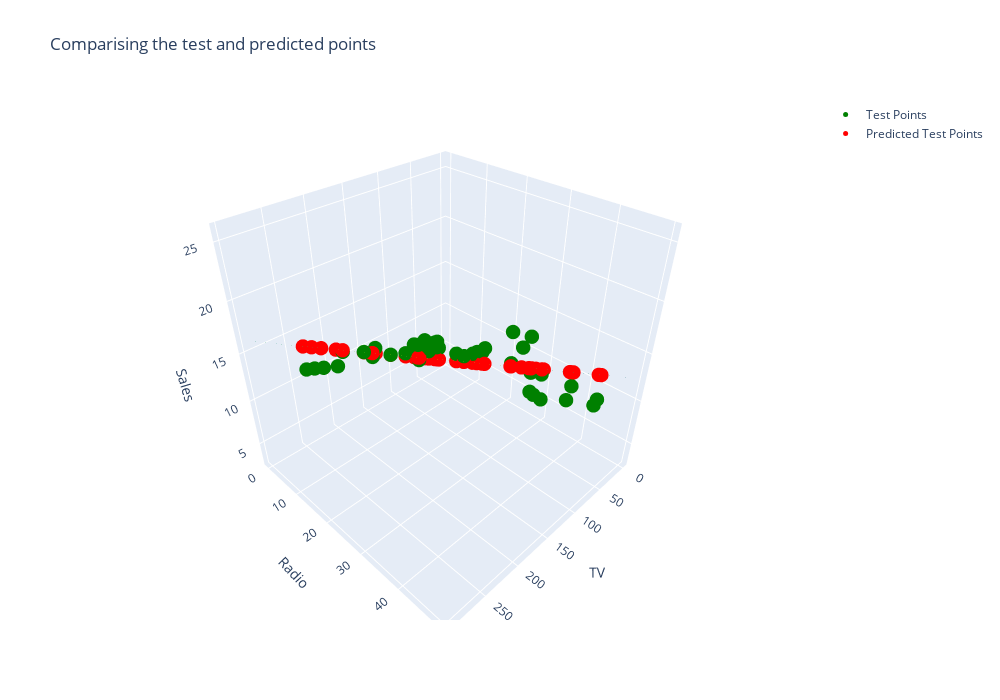

Notebook code cell kept with this figure:
### Code cell
# Meshgrid for plotting the regression surface
x0_range = np.linspace(X[:, 0].min(), X[:, 0].max(), 30)
x1_range = np.linspace(X[:, 1].min(), X[:, 1].max(), 30)
x0_grid, x1_grid = np.meshgrid(x0_range, x1_range)
xy_grid = np.c_[x0_grid.ravel(), x1_grid.ravel()]
y_grid = model.predict(xy_grid).reshape(x0_grid.shape)

fig = go.Figure()

fig.add_trace(go.Scatter3d(
    x = X_test[:, 0], y = X_test[:, 1], z = y_test, mode = 'markers', marker = dict(size = 5, color = 'green'), 
    name = 'Test Points'
))

fig.add_trace(go.Scatter3d(
    x = X_test[:, 0], y = X_test[:, 1], z = y_pred, mode = 'markers', marker = dict(size = 5, color = 'red'),
    name = 'Predicted Test Points'
))

fig.add_trace(go.Surface(
    x = x0_grid, y = x1_grid, z = y_grid, colorscale = 'viridis',opacity = 0.6, showscale = False,
    name = 'Regression Plane'
))


fig.update_layout( scene = dict(xaxis_title = 'TV', yaxis_title = 'Radio', zaxis_title = 'Sales'),
    title = 'Comparising the test and predicted points',
    width = 1000,
    height = 700
)

fig.show()

### Figure 1 — Plotly figure (JSON) as saved in the notebook; plotly's stock layout.template omitted (floating-point values rounded to 4 significant figures; data arrays with more than 128 entries replaced by an {"elided": "..."} marker saying what was removed)
{"data": [{"marker": {"color": "green", "size": 5}, "mode": "markers", "name": "Test Points", "type": "scatter3d", "x": [163.3, 195.4, 292.9, 11.7, 220.3, 75.1, 216.8, 50.0, 222.4, 175.1, 31.5, 56.2, 234.5, 5.4, 139.5, 170.2, 7.3, 197.6, 75.3, 237.4, 229.5, 67.8, 38.0, 250.9, 69.0, 53.5, 213.5, 139.3, 87.2, 8.4, 199.8, 69.2, 198.9, 16.9, 280.7, 238.2, 48.3, 273.7, 117.2, 27.5], "y": [31.6, 47.7, 28.3, 36.9, 49.0, 35.0, 43.9, 11.6, 3.4, 22.5, 24.6, 5.7, 3.4, 29.9, 2.1, 7.8, 28.1, 23.3, 20.3, 27.5, 32.3, 36.6, 40.3, 36.5, 9.3, 2.0, 43.0, 14.5, 11.8, 27.2, 2.6, 20.5, 49.4, 43.7, 13.9, 34.3, 47.0, 28.9, 14.7, 1.6], "z": [16.9, 22.4, 21.4, 7.3, 24.7, 12.6, 22.3, 8.4, 11.5, 14.9, 9.5, 8.7, 11.9, 5.3, 10.3, 11.7, 5.5, 16.6, 11.3, 18.9, 19.7, 12.5, 10.9, 22.2, 9.3, 8.1, 21.7, 13.4, 10.6, 5.7, 10.6, 11.3, 23.7, 8.7, 16.1, 20.7, 11.6, 20.8, 11.9, 6.9]}, {"marker": {"color": "red", "size": 5}, "mode": "markers", "name": "Predicted Test Points", "type": "scatter3d", "x": [163.3, 195.4, 292.9, 11.7, 220.3, 75.1, 216.8, 50.0, 222.4, 175.1, 31.5, 56.2, 234.5, 5.4, 139.5, 170.2, 7.3, 197.6, 75.3, 237.4, 229.5, 67.8, 38.0, 250.9, 69.0, 53.5, 213.5, 139.3, 87.2, 8.4, 199.8, 69.2, 198.9, 16.9, 280.7, 238.2, 48.3, 273.7, 117.2, 27.5], "y": [31.6, 47.7, 28.3, 36.9, 49.0, 35.0, 43.9, 11.6, 3.4, 22.5, 24.6, 5.7, 3.4, 29.9, 2.1, 7.8, 28.1, 23.3, 20.3, 27.5, 32.3, 36.6, 40.3, 36.5, 9.3, 2.0, 43.0, 14.5, 11.8, 27.2, 2.6, 20.5, 49.4, 43.7, 13.9, 34.3, 47.0, 28.9, 14.7, 1.6], "z": [16.36, 20.86, 21.53, 10.59, 22.22, 13.06, 21.1, 7.476, 13.62, 15.15, 9.128, 6.629, 14.17, 8.971, 9.668, 12.13, 8.713, 16.31, 10.27, 18.89, 19.45, 13.04, 12.41, 21.21, 7.888, 5.803, 20.78, 12.02, 9.178, 8.59, 12.46, 10.03, 21.34, 12.12, 18.23, 20.22, 14.15, 20.78, 11.07, 4.563]}, {"colorscale": [[0, "#440154"], [0.1111, "#482878"], [0.2222, "#3e4989"], [0.3333, "#31688e"], [0.4444, "#26828e"], [0.5556, "#1f9e89"], [0.6667, "#35b779"], [0.7778, "#6ece58"], [0.8889, "#b5de2b"], [1, "#fde725"]], "name": "Regression Plane", "opacity": 0.6, "showscale": false, "type": "surface", "x": {"elided": "30x30 float values"}, "y": {"elided": "30x30 float values"}, "z": {"elided": "30x30 float values"}}], "layout": {"height": 700, "scene": {"xaxis": {"title": {"text": "TV"}}, "yaxis": {"title": {"text": "Radio"}}, "zaxis": {"title": {"text": "Sales"}}}, "title": {"text": "Comparising the test and predicted points"}, "width": 1000}}
